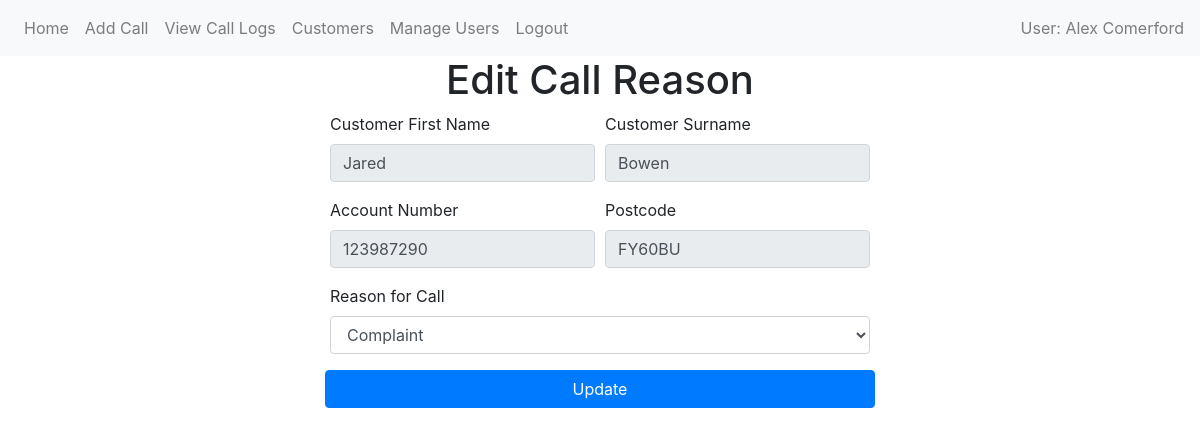
The page /edit-call/1 (signed in) on the database its author committed.
### website/models/user.py (models this page shows)
class User(db.Model, UserMixin):
    id = db.Column(db.Integer, primary_key=True)
    email = db.Column(db.String(150), unique=True)
    password = db.Column(db.String(20))
    first_name = db.Column(db.String(50))
    last_name = db.Column(db.String(50), nullable=False)
    is_admin = db.Column(db.Boolean, default=False)
    calls_handled = db.relationship('Call', back_populates='user')

### website/models/customer.py (models this page shows)
class Customer(db.Model):
    id = db.Column(db.Integer, primary_key=True)
    first_name = db.Column(db.String(100))
    last_name = db.Column(db.String(50))
    account_number = db.Column(db.Integer, unique=True)
    postcode = db.Column(db.String(8))
    calls = relationship('Call', back_populates='customer')

### website/models/call.py (models this page shows)
class Call(db.Model):
    id = db.Column(db.Integer, primary_key=True)
    reason_called = db.Column(db.String(150))
    date = db.Column(db.DateTime(timezone=True), default=func.now())
    user_id = db.Column(db.Integer, db.ForeignKey('user.id', name="fk_call_user_id"))
    customer_id = db.Column(db.Integer, db.ForeignKey('customer.id', name="fk_call_customer_id"))
    user = relationship('User', back_populates='calls_handled')
    customer = relationship('Customer', back_populates='calls')

### website/views/calls/edit.py (the view, shortened to what this page needs)
@views.route('/edit-call/<int:id>', methods=['GET', 'POST'])
@login_required
def edit_call(id):
    call_to_edit = Call.query.get_or_404(id)
    return render_template('calls/edit.html', call_to_edit=call_to_edit, user=current_user)

### website/__init__.py (called while the page is built)
def create_app():
    app = Flask(__name__)
    app.config['SECRET_KEY'] = 'hjshjhdjah kjshkjdhjs'
    app.config['SQLALCHEMY_DATABASE_URI'] = f'sqlite:///{DB_NAME}'
    db.init_app(app)
    migrate.init_app(app, db)
    from website.models import User, Call, Customer  #Importing all models
    login_manager = LoginManager()
    login_manager.login_view = 'auth.login'
    login_manager.init_app(app)
    from .views import views
    from .views.auth import auth
    from .views.admin.manage_users import admin
    app.register_blueprint(views, url_prefix='/')
    app.register_blueprint(auth, url_prefix='/')
    app.register_blueprint(admin, url_prefix='/')
    from flask_login import current_user
    @app.context_processor
    def inject_user():
        return dict(user=current_user)
    @login_manager.user_loader
    def load_user(id):
        return User.query.get(int(id))
    return app

### website/templates/calls/edit.html (shortened to what this page needs)
{% extends "shared/base.html" %}
{% block content %}
<h1 align="center">Edit Call Reason</h1>
<div class="container d-flex justify-content-center align-items-center">
<form method="POST" class="w-50">
    <div class="form-row">
        <div class="form-group col-md-6">
        <label for="customer_first_name">Customer First Name</label>
        <input type="text" class="form-control" id="customer_first_name" name="customer_first_name" value="{{ call_to_edit.customer.first_name | title  }}" readonly>
    </div>
    <div class="form-group col-md-6">
        <label for="customer_last_name">Customer Surname</label>
        <input type="text" class="form-control" id="customer_last_name" name="customer_last_name" value="{{ call_to_edit.customer.last_name | title  }}" readonly>
    </div>
</div>
<div class="form-row">
    <div class="form-group col-md-6">
        <label for="account_number">Account Number</label>
        <input type="number" class="form-control" id="account_number" name="account_number" value="{{ call_to_edit.customer.account_number }}" readonly>
    </div>
     <div class="form-group col-md-6">
        <label for="postcode">Postcode</label>
        <input type="text" class="form-control" id="postcode" name="postcode" value="{{ call_to_edit.customer.postcode | upper }}" readonly>
    </div>
</div>
    <div class="form-group">
        <label for="reason_called">Reason for Call</label>
        <select class="form-control" id="reason_called" name="reason_called" required>
            <option value="Complaint" {% if call_to_edit.reason_called == "Complaint" %}selected{% endif %}>Complaint</option>
        </select>
    </div>
    <div class="form-row">
        <button type="submit" class="btn btn-primary w-100">Update</button>
      </div>
</form>
{% endblock %}

### website/templates/shared/base.html (shortened to what this page needs)
<!DOCTYPE html>
<html>
  <head>
    <link
      rel="stylesheet"
      href="https://stackpath.bootstrapcdn.com/bootstrap/4.4.1/css/bootstrap.min.css"
    />
    <link
      rel="stylesheet"
      href="https://cdn.jsdelivr.net/npm/bootstrap-icons@1.3.0/font/bootstrap-icons.css"
    />
  </head>
  <body>
    <nav class="navbar navbar-expand-lg navbar-light bg-light">
      <div class="collapse navbar-collapse" id="navbar">
        <div class="navbar-nav">
          {% if user.is_authenticated %}
          <a class="nav-item nav-link" id="home" href="/">Home</a>
          <a class="nav-item nav-link" id="Call" href="/add-call">Add Call</a>
          <a class="nav-item nav-link" id="view_call_log" href="/calls"
            >View Call Logs</a
          >
          <a class="nav-item nav-link" id="customers" href="/customers"
            >Customers</a
          >
          {% if user.is_admin %}
          <a class="nav-item nav-link" id="admin" href="/users">Manage Users</a>
          {% endif %}
          <a class="nav-item nav-link" id="logout" href="/logout">Logout</a>
          {% else %}
          <a class="nav-item nav-link" id="login" href="/login">Login</a>
          <a class="nav-item nav-link" id="register" href="/register"
            >Register</a
          >
          {% endif %}
        </div>
        {% if user.is_authenticated %}
        <span class="navbar-text ml-auto"
          >User: {{ user.first_name | title }} {{ user.last_name | title}}</span
        >
        {% endif %}
      </div>
    </nav>
    <div class="container">{% block content %} {% endblock %}</div>
  </body>
</html>

### website/templates/shared/base.html (style rules this page uses)
input[type="number"] { appearance: textfield; }

### rows shown on the page
User: first_name "Alex", last_name "Comerford"
Customer: customer_first_name "Jared", customer_last_name "Bowen", account_number "123987290", postcode "FY60BU"
Call: reason_called "Complaint"
